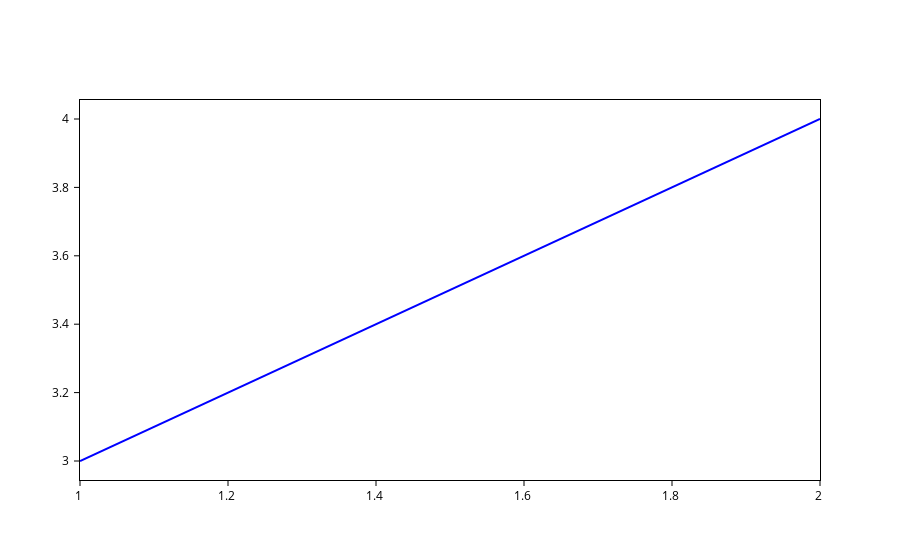

Write notebook code for a chart like this one.
### Markdown cell above
There we go, our first multi-backend, updatable `Plot` :)

Let's use it:

### Code cell
plot = CoolPlot(color="blue")
plot

### Figure 1 — Plotly figure (JSON) as saved in the notebook; plotly's stock layout.template omitted (floating-point values rounded to 4 significant figures)
{"data": [{"line": {"color": "blue"}, "meta": {}, "mode": "lines", "opacity": 1, "type": "scatter", "x": [1, 2], "y": [3, 4]}], "layout": {}}
